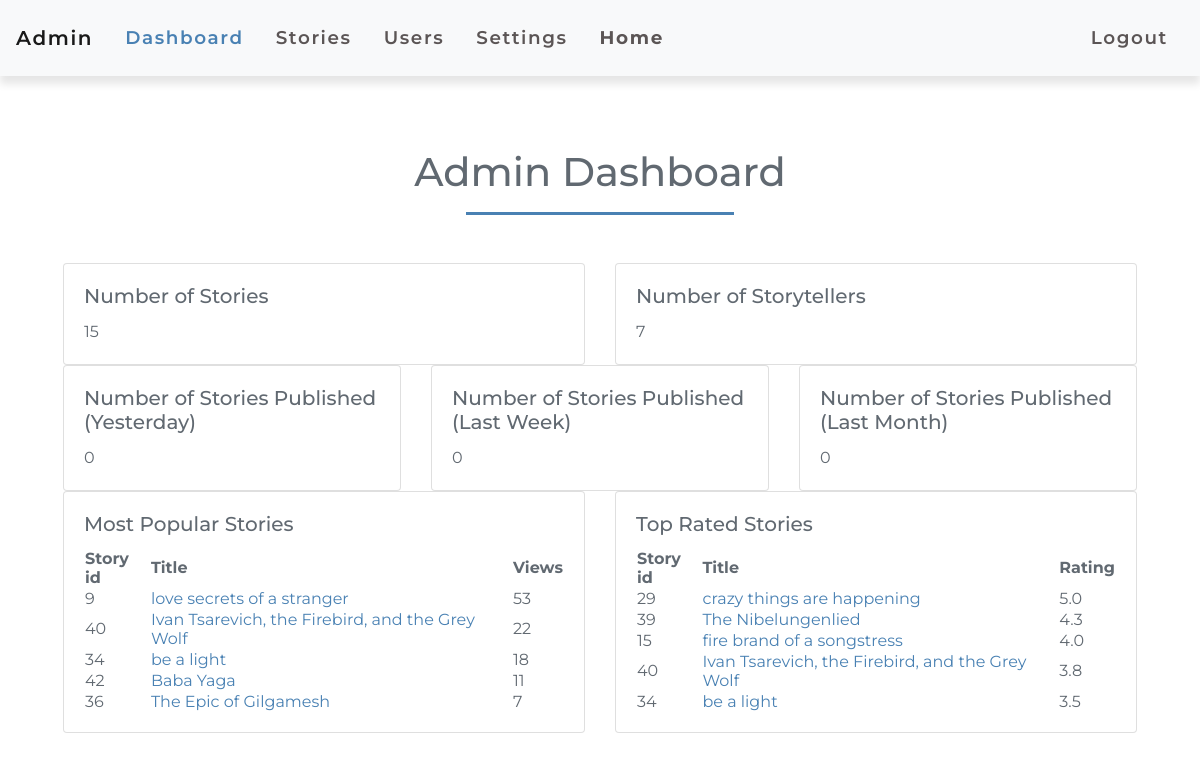
/admin_dashboard.php (signed in), run on the app's committed database.
### tables this page shows
CREATE TABLE `stories` (
  `id` int NOT NULL AUTO_INCREMENT,
  `title` varchar(255) NOT NULL,
  `description` text NOT NULL,
  `content` text NOT NULL,
  `image_url` varchar(255) DEFAULT NULL,
  `continent_id` int NOT NULL,
  `legend_id` int DEFAULT NULL,
  `author_id` int NOT NULL,
  `created_at` timestamp NULL DEFAULT CURRENT_TIMESTAMP,
  `updated_at` timestamp NULL DEFAULT CURRENT_TIMESTAMP ON UPDATE CURRENT_TIMESTAMP,
  `views` int DEFAULT '0',
  `rating` decimal(10,1) DEFAULT '2.5',
  PRIMARY KEY (`id`),
  KEY `fk_legend` (`legend_id`),
  KEY `fk_author` (`author_id`),
  KEY `fk_continent` (`continent_id`),
  CONSTRAINT `fk_author` FOREIGN KEY (`author_id`) REFERENCES `users` (`id`) ON DELETE RESTRICT,
  CONSTRAINT `fk_continent` FOREIGN KEY (`continent_id`) REFERENCES `continents` (`continent_id`) ON DELETE RESTRICT,
  CONSTRAINT `fk_legend` FOREIGN KEY (`legend_id`) REFERENCES `legends` (`legend_id`) ON DELETE RESTRICT
);

### functions.php (called while the page is built, shortened)
<?php
include_once('./connection.php');
function get_num_rows($table, $condition = '')
{
    global $conn;
    $sql = "SELECT COUNT(*) AS count FROM $table";
    if ($condition !== '') {
        $sql .= " WHERE $condition";
    }
    $stmt = $conn->prepare($sql);
    if (!$stmt) {
        echo 'statement failed!!!';
        echo "Error: " . $conn->error;
        return null;
    } else {
        if ($stmt->execute()) {
            $stmt->bind_result($count);
            return $count;
        } else {
            echo "Error: " . $conn->error;
            return null;
        }
    }
}
function get_popular_stories($limit)
{
    global $conn;
    $sql = "SELECT id, title, views FROM stories
            ORDER BY views DESC
            LIMIT $limit";
    $result = $conn->query($sql);
    if (!$result) {
        echo "Error: " . $conn->error;
        return null;
    } else {
        return $result->fetch_all(MYSQLI_ASSOC);
    }
}
function get_top_rated_stories($limit)
{
    global $conn;
    $sql = "SELECT id, title, rating FROM stories
            ORDER BY rating DESC
            LIMIT $limit";
    $result = $conn->query($sql);
    if (!$result) {
        echo "Error: " . $conn->error;
        return null;
    } else {
        return $result->fetch_all(MYSQLI_ASSOC);
    }
}

### admin_dashboard.php (the view, shortened to what this page needs)
<?php
include_once('connection.php');
include_once('functions.php');
$num_stories = get_num_rows('stories');
$num_storytellers = get_num_rows('users', 'is_writer = 1');
$num_new_users = get_num_rows('users', 'created_at >= DATE_SUB(NOW(), INTERVAL 30 DAY)');
$num_stories_day = get_num_rows('stories', 'created_at >= DATE_SUB(NOW(), INTERVAL 1 DAY)');
$num_stories_week = get_num_rows('stories', 'created_at >= DATE_SUB(NOW(), INTERVAL 1 WEEK)');
$num_stories_month = get_num_rows('stories', 'created_at >= DATE_SUB(NOW(), INTERVAL 1 MONTH)');
$popular_stories = get_popular_stories(5);
$top_stories = get_top_rated_stories(5);
?>
<html>
<head>
    <link rel="stylesheet" href="https://stackpath.bootstrapcdn.com/bootstrap/4.3.1/css/bootstrap.min.css">
    <link rel="stylesheet" href="./assets/css/style.css">
</head>
<body>
    <nav class="navbar navbar-expand-lg navbar-light bg-light">
        <a class="navbar-brand" href="#">Admin</a>
        <div class="collapse navbar-collapse" id="navbarNav">
            <ul class="navbar-nav">
                <li class="nav-item ">
                    <a class="nav-link active" href="admin_dashboard.php">Dashboard <span class="sr-only">(current)</span></a>
                </li>
                <li class="nav-item">
                    <a class="nav-link" href="./admin_landing.php">Stories</a>
                </li>
                <li class="nav-item">
                    <a class="nav-link" href="./admin_users.php">Users</a>
                </li>
                <li class="nav-item">
                    <a class="nav-link" href="settings.php">Settings</a>
                </li>
                <li class="nav-item font-weight-bold">
                    <a class="nav-link" href="./index.php">Home</a>
                </li>
            </ul>
            <ul class="navbar-nav ml-auto">
                <li class="nav-item">
                    <a class="nav-link" href="logout.php">Logout</a>
                </li>
            </ul>
        </div>
    </nav>
    <div class="container-lg mt-4 p-5">
        <div class="col text-center">
            <h1>Admin Dashboard</h1>
            <div class="border-top border-primary w-25 mx-auto my-3"></div>
        </div>
        <div class="row mt-5">
            <div class="col-md-6">
                <div class="card">
                    <div class="card-body">
                        <h5 class="card-title">Number of Stories</h5>
                        <p class="card-text"><?php echo $num_stories; ?></p>
                    </div>
                </div>
            </div>
            <div class="col-md-6">
                <div class="card">
                    <div class="card-body">
                        <h5 class="card-title">Number of Storytellers</h5>
                        <p class="card-text"><?php echo $num_storytellers; ?></p>
                    </div>
                </div>
            </div>
            <div class="col-md-4">
                <div class="card">
                    <div class="card-body">
                        <h5 class="card-title">Number of Stories Published (Yesterday)</h5>
                        <p class="card-text"><?php echo $num_stories_day; ?></p>
                    </div>
                </div>
            </div>
            <div class="col-md-4">
                <div class="card">
                    <div class="card-body">
                        <h5 class="card-title">Number of Stories Published (Last Week)</h5>
                        <p class="card-text"><?php echo $num_stories_week; ?></p>
                    </div>
                </div>
            </div>
            <div class="col-md-4">
                <div class="card">
                    <div class="card-body">
                        <h5 class="card-title">Number of Stories Published (Last Month)</h5>
                        <p class="card-text"><?php echo $num_stories_month; ?></p>
                    </div>
                </div>
            </div>
            <div class="col-md-6">
                <div class="card">
                    <div class="card-body">
                        <h5 class="card-title">Most Popular Stories</h5>
                        <div class="card-text">
                            <table>
                                <thead>
                                    <tr>
                                        <th scope="col" data-sortable>Story id</th>
                                        <th scope="col" data-sortable>Title</th>
                                        <th scope="col" data-sortable>Views</th>
                                    </tr>
                                </thead>
                                <tbody>
                                    <?php foreach ($popular_stories as $i => $story) { ?>
                                        <tr>
                                            <td><?php echo $story['id'] ?></td>
                                            <td><a href="view_story2.php?story_id=<?php echo $story['id']; ?>"><?php echo $story['title']; ?></a></td>
                                            <td><?php echo $story['views']; ?></td>
                                        </tr>
                                    <?php } ?>
                                </tbody>
                            </table>
                        </div>
                    </div>
                </div>
            </div>
            <div class="col-md-6">
                <div class="card">
                    <div class="card-body">
                        <h5 class="card-title">Top Rated Stories</h5>
                        <div class="card-text">
                            <table>
                                <thead>
                                    <tr>
                                        <th scope="col" data-sortable>Story id</th>
                                        <th scope="col" data-sortable>Title</th>
                                        <th scope="col" data-sortable>Rating</th>
                                    </tr>
                                </thead>
                                <tbody>
                                    <?php foreach ($top_stories as $i => $story) { ?>
                                        <tr>
                                            <td><?php echo $story['id'] ?></td>
                                            <td><a href="view_story2.php?story_id=<?php echo $story['id']; ?>"><?php echo $story['title']; ?></a></td>
                                            <td><?php echo $story['rating']; ?></td>
                                        </tr>
                                    <?php } ?>
                                </tbody>
                            </table>
                        </div>
                    </div>
                </div>
            </div>
        </div>
    </div>
</body>
</html>

### assets/css/style.css (style rules this page uses)
body { overflow-x: hidden; font-family: 'Montserrat', sans-serif; color: #616971; }
.navbar { font-size: 1.15rem; font-weight: 600; letter-spacing: 0.1rem; box-shadow: 0 .5rem .5rem rgba(0, 0, 0, .1); z-index: 10000 !important; }
.nav-item { padding: .5rem; }
.nav-link { color: #5b5555!important; }
.nav-link.active, .nav-link:hover { color: #4981b3 !important; }
.border-primary { border-top: .2rem solid #4981b3 !important; }
.card a { text-decoration: none; color: #4981b3; }
.row, .container-fluid { margin-left: 0px !important; margin-right: 0px !important; }

### data on the page
stories: id "9", title "love secrets of a stranger", views "53"
stories: id "40", title "Ivan Tsarevich, the Firebird, and the Grey Wolf", views "22", rating "3.8"
stories: id "34", title "be a light", views "18", rating "3.5"
stories: id "42", title "Baba Yaga", views "11"
stories: id "36", title "The Epic of Gilgamesh", views "7"
stories: id "29", title "crazy things are happening", rating "5.0"
stories: id "39", title "The Nibelungenlied", rating "4.3"
stories: id "15", title "fire brand of a songstress", rating "4.0"

### other printed values
$num_stories "15"
$num_storytellers "7"
$num_stories_day "0"
$num_stories_week "0"
$num_stories_month "0"
